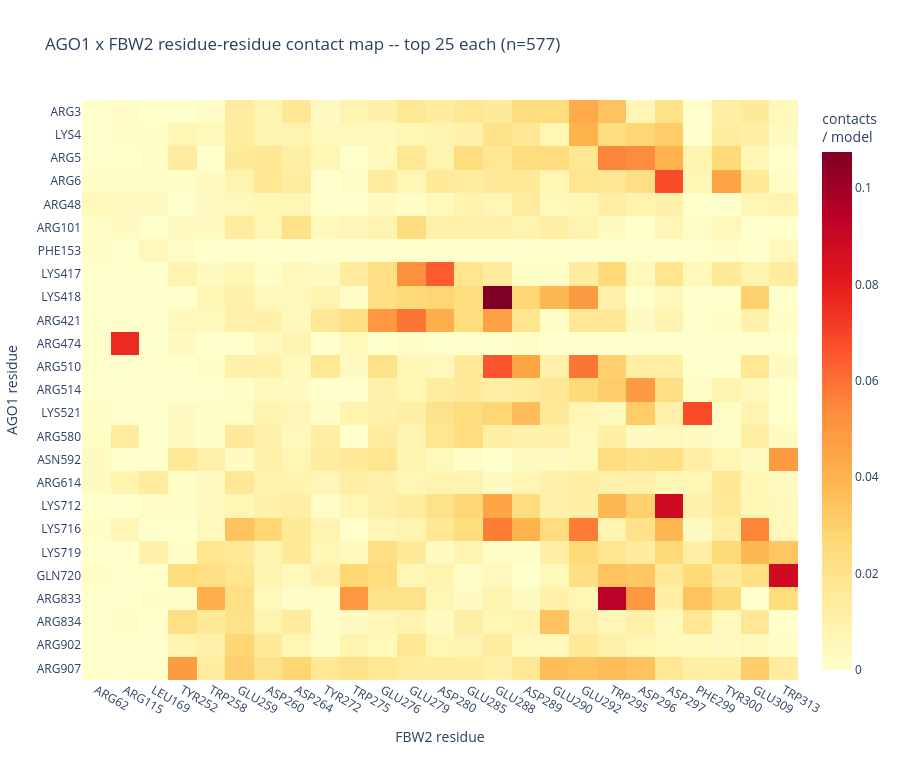

Notebook code for this chart:
### Code cell
if not bc.empty and len(top_rec) and len(top_lig):
    tr = top_rec["resnr"].tolist(); tl = top_lig["resnr_lig"].tolist()
    pair = bc[bc["resnr"].isin(tr) & bc["resnr_lig"].isin(tl)]
    mat = (pair.groupby(["resnr", "resnr_lig"], observed=True).size()
           .div(n_norm).unstack(fill_value=0)
           .reindex(index=sorted(tr), columns=sorted(tl), fill_value=0))
    rtick = {int(r): f"{bc.loc[bc['resnr']==r,'restype'].iloc[0]}{int(r)}" for r in mat.index}
    ltick = {int(c): f"{bc.loc[bc['resnr_lig']==c,'restype_lig'].iloc[0]}{int(c)}" for c in mat.columns}
    fig = go.Figure(go.Heatmap(z=mat.values, x=[ltick[c] for c in mat.columns], y=[rtick[r] for r in mat.index],
        colorscale="YlOrRd", hovertemplate=f"{RECEPTOR_NAME} %{{y}}<br>{partner_name} %{{x}}<br>%{{z:.3f}}/model<extra></extra>",
        colorbar=dict(title="contacts<br>/ model")))
    fig.update_layout(title=f"{RECEPTOR_NAME} x {partner_name} residue-residue contact map -- top {TOP_N} each (n={n_norm})",
        xaxis_title=f"{partner_name} residue", yaxis_title=f"{RECEPTOR_NAME} residue",
        yaxis=dict(autorange="reversed"), template=TEMPLATE, width=900, height=760)
    save_fig(fig, f"{RECEPTOR_NAME.lower()}_{partner_name.lower()}_residue_contact_map.html", "residue_interface")

### Figure 1 — Plotly figure (JSON) as saved in the notebook; plotly's stock layout.template omitted (floating-point values rounded to 4 significant figures; data arrays with more than 128 entries replaced by an {"elided": "..."} marker saying what was removed)
{"data": [{"colorbar": {"title": {"text": "contacts<br>/ model"}}, "colorscale": [[0.0, "rgb(255,255,204)"], [0.125, "rgb(255,237,160)"], [0.25, "rgb(254,217,118)"], [0.375, "rgb(254,178,76)"], [0.5, "rgb(253,141,60)"], [0.625, "rgb(252,78,42)"], [0.75, "rgb(227,26,28)"], [0.875, "rgb(189,0,38)"], [1.0, "rgb(128,0,38)"]], "hovertemplate": "AGO1 %{y}<br>FBW2 %{x}<br>%{z:.3f}/model<extra></extra>", "type": "heatmap", "x": ["ARG62", "ARG115", "LEU169", "TYR252", "TRP258", "GLU259", "ASP260", "ASP264", "TYR272", "TRP275", "GLU276", "GLU279", "ASP280", "GLU285", "GLU288", "ASP289", "GLU290", "GLU292", "TRP295", "ASP296", "ASP297", "PHE299", "TYR300", "GLU309", "TRP313"], "y": ["ARG3", "LYS4", "ARG5", "ARG6", "ARG48", "ARG101", "PHE153", "LYS417", "LYS418", "ARG421", "ARG474", "ARG510", "ARG514", "LYS521", "ARG580", "ASN592", "ARG614", "LYS712", "LYS716", "LYS719", "GLN720", "ARG833", "ARG834", "ARG902", "ARG907"], "z": {"elided": "25x25 float values"}}], "layout": {"height": 760, "title": {"text": "AGO1 x FBW2 residue-residue contact map -- top 25 each (n=577)"}, "width": 900, "xaxis": {"title": {"text": "FBW2 residue"}}, "yaxis": {"autorange": "reversed", "title": {"text": "AGO1 residue"}}}}
